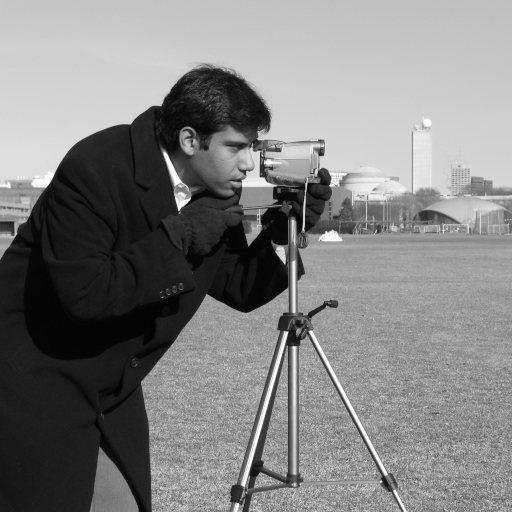
#> input picture skimage.data.camera(), 512 x 512 px
$ jupyter execute 1_sckit_image.ipynb
#> lines starting #> are read from the running program, lines starting #| are printed output that depends on the picture
[cell 1]
import skimage
# Carga imagen de skimage.data
camera = skimage.data.camera()
#> camera is the input picture: shape (512, 512); min 0, max 255, mean 129.1
# Explora imagen
print(type(camera))
#| <class 'numpy.ndarray'>
print(camera.shape)
#| (512, 512)

# Mostrar la imagen

skimage.io.imshow(camera)
skimage.io.show()

[cell 2]
brick = skimage.data.brick()
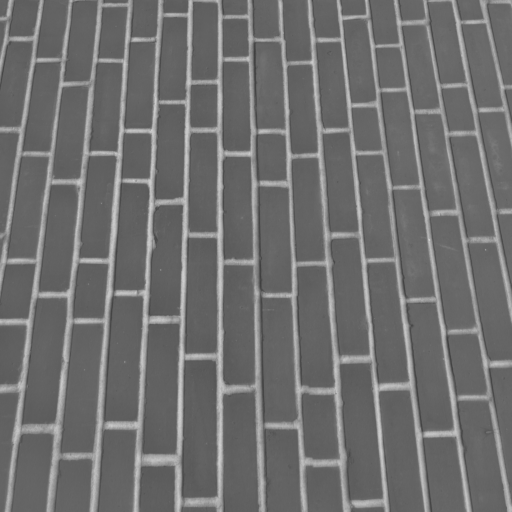
#> input picture skimage.data.brick(), 512 x 512 px
#> brick is the input picture: shape (512, 512); min 63, max 207, mean 111.5
# Explora imagen
print(type(brick))
#| <class 'numpy.ndarray'>
print(brick.shape)
#| (512, 512)

# Mostrar la imagen

skimage.io.imshow(brick)
skimage.io.show()

[cell 3]
# Ruta de la imagen
image_path = 'imagen.jpg'

# Cargar la imagen
image = skimage.io.imread(image_path)
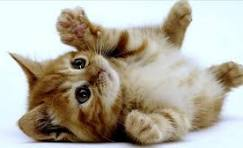
#> input picture Semana7/imagen.jpg, 243 x 148 px
#> image is the input picture: shape (148, 243, 3); mean R, G, B 178.1, 172.5, 158.5

# Mostrar la imagen
skimage.io.imshow(image)
skimage.io.show()

[cell 4]
# Rotar la imagen en sentido antihorario
rotated_image = skimage.transform.rotate(image, angle=30)
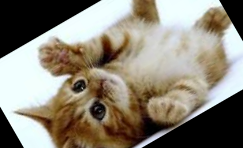
#> rotated_image: shape (148, 243, 3) float64; mean R, G, B 0.548, 0.521, 0.468

# Mostrar la imagen rotada
skimage.io.imshow(rotated_image)
skimage.io.show()

[cell 5]
# Aplicar un filtro Gaussiano para suavizar la imagen
smoothed_image = skimage.filters.gaussian(image, sigma=0.5)

# Mostrar la imagen suavizada
skimage.io.imshow(smoothed_image)
skimage.io.show()
